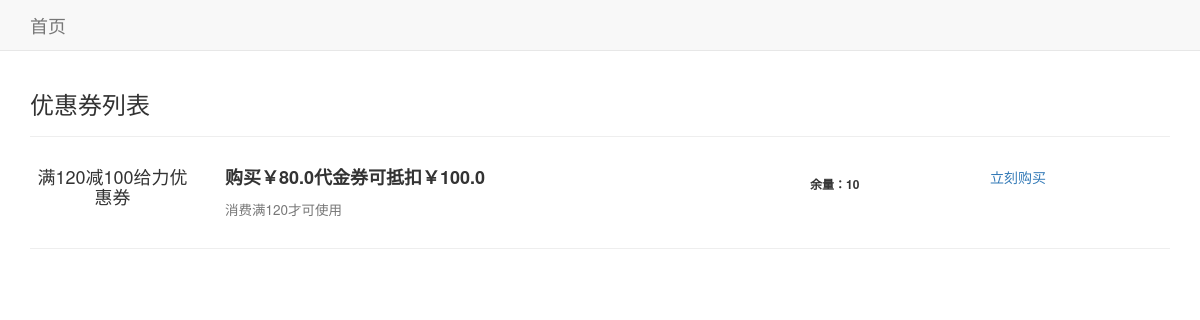
Page /UserController/coupon/7/ on the earlier database version.
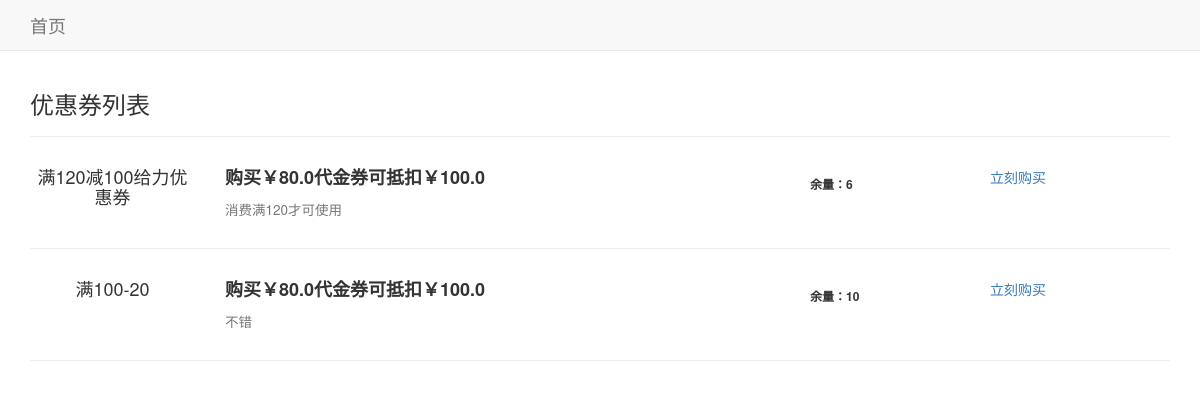
Same page on the later database version.
### ManagementController/models.py (models this page shows, shortened)
class Coupon(models.Model):
    Name = models.CharField(max_length=50)
    RestaurantID = models.ForeignKey(Restaurant, on_delete=models.CASCADE)
    Price = models.FloatField()
    Value = models.FloatField()
    Amount = models.PositiveIntegerField()
    Notes = models.CharField(max_length=200)

### UserController/views.py (the view)
# urls.py: url(r"^coupon/(?P<restaurant_id>\d*)/$",views.coupon,name="coupon"),
def coupon(request,restaurant_id):
    restaurant = Restaurant.objects.get(id=restaurant_id)
    coupons = Coupon.objects.filter(RestaurantID=restaurant)
    return render(request,"UserController/coupon.html",context={"coupons":coupons})

### UserController/templates/UserController/coupon.html (shortened to what this page needs)
{%extends "UserController/base.html"%}
{% load bootstrap3 %}
{% block header %}
    <h3>
        优惠券列表
    </h3>
{% endblock header %}
{% block content %}
{% for coupon in coupons %}
<div class="card-body">
     <div class="row">
         <div class="col-12 col-sm-12 col-md-2 text-center">
             <h4>{{coupon.Name}}</h4>
         </div>
         <div class="col-12 text-sm-center col-sm-12 text-md-left col-md-6">
             <h4 class="product-name"><strong>购买￥{{ coupon.Price }}代金券可抵扣￥{{coupon.Value}}</strong></h4>
             <h4>
                 <small>{{coupon.Notes}}</small>
             </h4>
         </div>
         <div class="col-12 col-sm-12 text-sm-center col-md-4 text-md-right row">
             {% if coupon.Amount > 0 %}
             <div class="col-3 col-sm-3 col-md-6 text-md-right" style="padding-top: 10px">
                 <h6><strong>余量：<span id="number">{{coupon.Amount}}</span></strong></h6>
             </div>
             <div class="col-4 col-sm-4 col-md-4" style="padding-top:10px">
                <a href="#" data-id="{{coupon.id}}" data-name="haha" class="purchase">立刻购买</a>
             </div>
             {% endif %}
         </div>
     </div>
     <hr>
 </div>
{% endfor %}
{% endblock content %}

Differences in the rows shown:
changed Coupon "满120减100给力优惠券": Amount "10" → "6"
added Coupon: Name "满100-20", Price "80.0", Value "100.0", Notes "不错", Amount "10"
